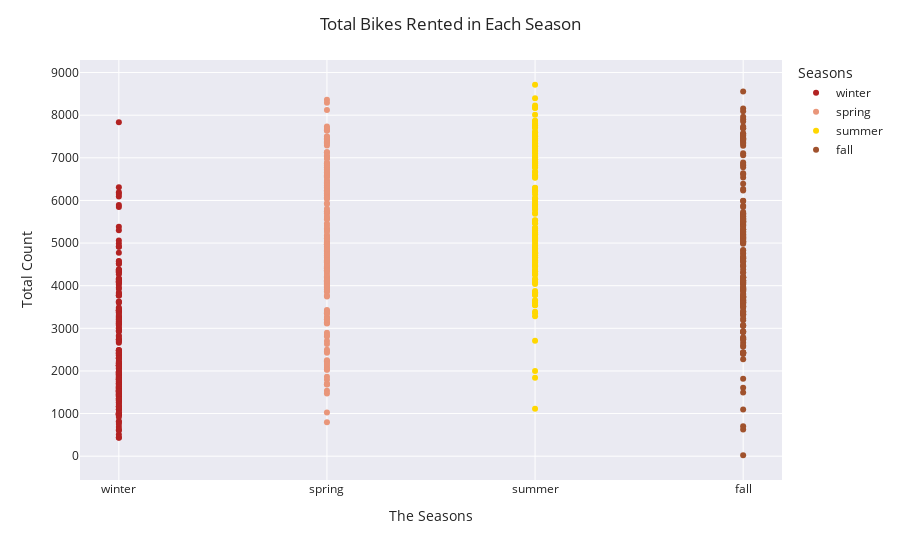

Notebook source saved alongside this figure:
### Markdown cell above
**Q9**

I created a scatterplot that ordered the sum of the casual and registered bikes by the season that they were used in. Overall, I found that most people rented bikes in the summer time and less people rented bikes in the winter. And I would argue that about the same amount of people rented bikes in the spring and fall time.

### Code cell
# Visualization - do your own thing
fig=px.scatter(DF,x='season',y='sum',color='season',color_discrete_map={'winter':'firebrick','spring':'darksalmon','summer':'gold','fall':'sienna'})
fig.update_layout(title='Total Bikes Rented in Each Season',title_x=0.5,
                 xaxis_title='The Seasons',yaxis_title='Total Count',
                 template='seaborn',legend_title='Seasons')
fig.show()

### Figure 1 — Plotly figure (JSON) as saved in the notebook; plotly's stock layout.template omitted (floating-point values rounded to 4 significant figures; data arrays with more than 128 entries replaced by an {"elided": "..."} marker saying what was removed)
{"data": [{"hovertemplate": "season=%{x}<br>sum=%{y}<extra></extra>", "legendgroup": "winter", "marker": {"color": "firebrick", "symbol": "circle"}, "mode": "markers", "name": "winter", "orientation": "v", "showlegend": true, "type": "scatter", "x": {"elided": "181 str values"}, "xaxis": "x", "y": {"elided": "181 int values"}, "yaxis": "y"}, {"hovertemplate": "season=%{x}<br>sum=%{y}<extra></extra>", "legendgroup": "spring", "marker": {"color": "darksalmon", "symbol": "circle"}, "mode": "markers", "name": "spring", "orientation": "v", "showlegend": true, "type": "scatter", "x": {"elided": "184 str values"}, "xaxis": "x", "y": {"elided": "184 int values"}, "yaxis": "y"}, {"hovertemplate": "season=%{x}<br>sum=%{y}<extra></extra>", "legendgroup": "summer", "marker": {"color": "gold", "symbol": "circle"}, "mode": "markers", "name": "summer", "orientation": "v", "showlegend": true, "type": "scatter", "x": {"elided": "188 str values"}, "xaxis": "x", "y": {"elided": "188 int values"}, "yaxis": "y"}, {"hovertemplate": "season=%{x}<br>sum=%{y}<extra></extra>", "legendgroup": "fall", "marker": {"color": "sienna", "symbol": "circle"}, "mode": "markers", "name": "fall", "orientation": "v", "showlegend": true, "type": "scatter", "x": {"elided": "178 str values"}, "xaxis": "x", "y": {"elided": "178 int values"}, "yaxis": "y"}], "layout": {"autosize": true, "legend": {"title": {"text": "Seasons"}, "tracegroupgap": 0}, "margin": {"t": 60}, "title": {"text": "Total Bikes Rented in Each Season", "x": 0.5}, "xaxis": {"anchor": "y", "autorange": true, "categoryarray": ["winter", "spring", "summer", "fall"], "categoryorder": "array", "domain": [0, 1], "range": [-0.1921, 3.192], "title": {"text": "The Seasons"}, "type": "category"}, "yaxis": {"anchor": "x", "autorange": true, "domain": [0, 1], "range": [-651.0, 9387.0], "title": {"text": "Total Count"}, "type": "linear"}}}
